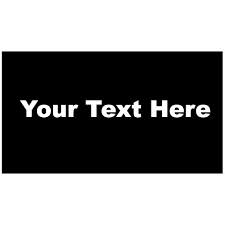
#> input picture Vision/Machine learning/OpenCV/text.jpg, 225 x 225 px
$ python corner_detection.py
#> lines starting #> are read from the running program, lines starting #| are printed output that depends on the picture; after the words box and inside, x2 and y2 are one past the last pixel; in counts of white or black regions, pixels touching at a corner belong together
import numpy as np
import cv2

img = cv2.imread('text.jpg')
#> img is the input picture: shape (225, 225, 3); min 0, max 255, mean 126.9
gray = cv2.cvtColor(img,cv2.COLOR_BGR2GRAY)
gray = np.float32(gray)

corners = cv2.goodFeaturesToTrack(gray, 100, 0.01, 10)
#> corners = 26 rows, first 8: [123, 114], [59, 112], [130, 105], [77, 105], [162, 116], [175, 109], [186, 116], [194, 105]
corners = np.int0(corners)
for corner in corners:
    x,y = corner.ravel()
    cv2.circle(img,(x,y),3,255,-1)
#> this loop made 26 passes
#> (x, y) on passes 1 to 12: (123, 114), (59, 112), (130, 105), (77, 105), (162, 116), (175, 109), (186, 116), (194, 105), (117, 105), (21, 101), (37, 100), (204, 109)
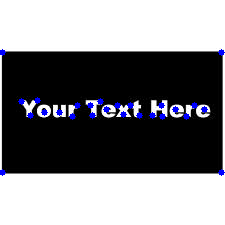
#> img: shape (225, 225, 3); 1.49% of pixels changed, all inside (x1, y1, x2, y2) = (0, 49, 225, 176)

cv2.imshow('Corner',img)
